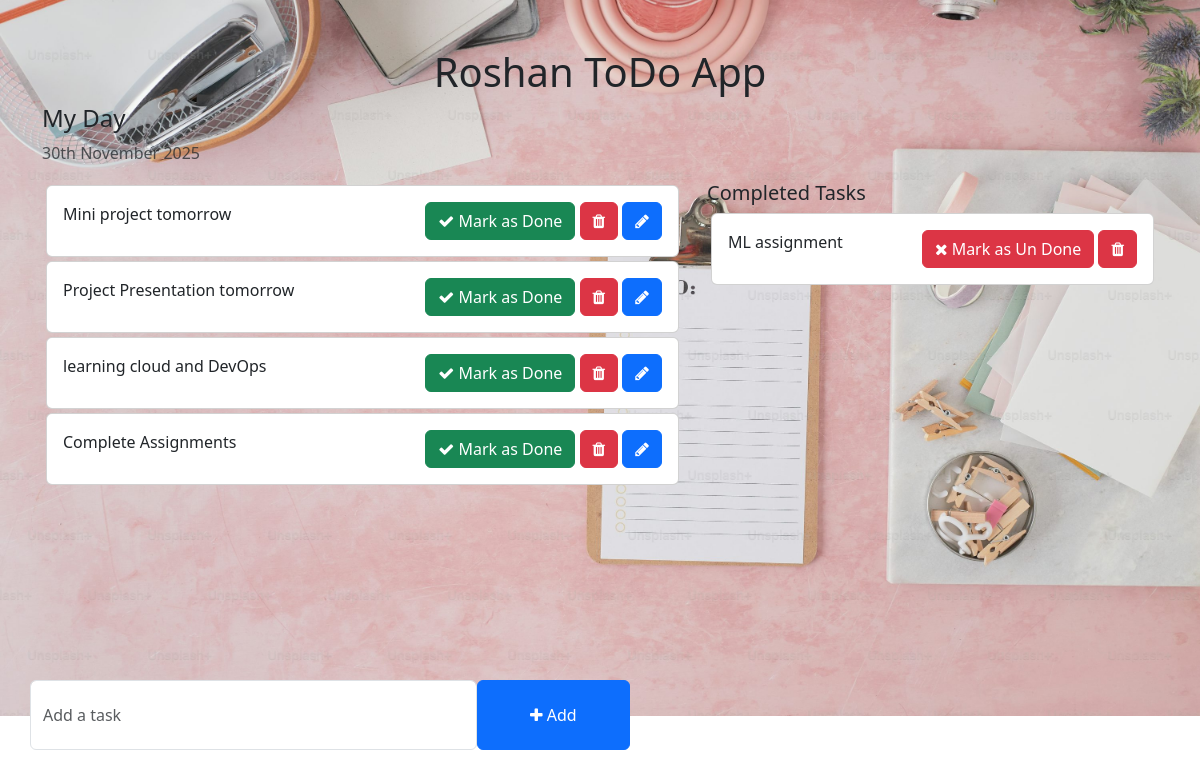
The page / on the database its author committed.
### todo/models.py (models this page shows, shortened)
class Task(models.Model):
    task = models.CharField(max_length=200)
    is_completed = models.BooleanField(default=False)
    created_at = models.DateTimeField(auto_now_add=True)
    updated_at = models.DateTimeField(auto_now=True)

### todo_main/views.py (the view)
# urls.py: 2. Add a URL to urlpatterns:  path('', views.home, name='home')
def home(request):
    tasks = Task.objects.filter(is_completed = False).order_by('-updated_at')
    completed_tasks = Task.objects.filter(is_completed = True)
    context = {
        'tasks': tasks,
        'completed_tasks': completed_tasks,
    }
    return render(request, 'home.html', context)

### templates/home.html (shortened to what this page needs)
{% load static %}
<!DOCTYPE html>
<html lang="en">
<head>
    <link href="https://cdn.jsdelivr.net/npm/bootstrap@5.3.0-alpha1/dist/css/bootstrap.min.css" rel="stylesheet">
    <link rel="stylesheet" href="https://cdnjs.cloudflare.com/ajax/libs/font-awesome/4.7.0/css/font-awesome.min.css">
    <link rel="stylesheet" href="{% static 'css/style.css' %}">
</head>
<body class="bg-img">
    <div class="container">
        <h1 class="pt-5 text-center">Roshan ToDo App</h1>
        <div class="row">
            <h4>My Day</h4>
            <p class="text-muted">{% now "jS F Y" %}</p>
            <div class="col-md-7 col-lg-7" style="height: 450px; overflow: scroll;">
                 {% for task in tasks %}
                <div class="card m-1">
                    <div class="card-body">
                        {{ task.task }}
                        <span style="position: relative; float: right;">
                            <a href="{% url 'mark_as_done' task.pk %}" class="btn btn-success"><i class="fa fa-check"></i> Mark as Done</a>
                            <a href="{% url 'delete_task' task.pk %}" class="btn btn-danger"><i class="fa fa-trash"></i></a>
                            <a href="{% url 'edit_task' task.pk %}" class="btn btn-primary"><i class="fa fa-pencil"></i></a>
                        </span>
                    </div>
                </div>
                {% endfor %}
            </div>
            <div class="col-md-5 col-lg-5">
                <h5>Completed Tasks</h5>
                 {% for task in completed_tasks %}
                <div class="card m-1">
                    <div class="card-body">
                        {{ task.task }}
                        <span style="position: relative; float: right;">
                            <a href="{% url 'mark_as_un_done' task.pk %}" class="btn btn-danger"><i class="fa fa-times"></i> Mark as Un Done</a>
                            <a href="{% url 'delete_task' task.pk %}" class="btn btn-danger"><i class="fa fa-trash"></i></a>
                        </span>
                    </div>
                </div>
                {% endfor %}
            </div>
        </div>
        <div class="row">
            <div class="col-md-6 col-lg-6 p-0" style="position: absolute; bottom: 50px;">
                <form action="{% url 'addTask' %}" method="POST" >
                    <div class="form-group">
                        <span style="display: flex;">
                            <input type="text" name="task" class="form-control" placeholder="Add a task">
                            <button class="btn btn-primary" type="submit" style="width: 200px;"><i class="fa fa-plus"></i> Add</button>
                        </span>
                    </div>
                </form>
            </div>
        </div>
    </div>
</body>
</html>

### static/css/style.css (style rules this page uses)
.bg-img { background-image: url('/static/images/premium_photo-1683309563255-fef9e541cdec.jpg'); background-size: cover; background-repeat: no-repeat; background-position: center; }

### templates/home.html (style rules this page uses)
.form-control { padding: 1.375rem .75rem !important; }

### rows shown on the page
Task: task "Mini project tomorrow"
Task: task "Project Presentation tomorrow"
Task: task "learning cloud and DevOps"
Task: task "Complete Assignments"
Task: task "ML assignment"
